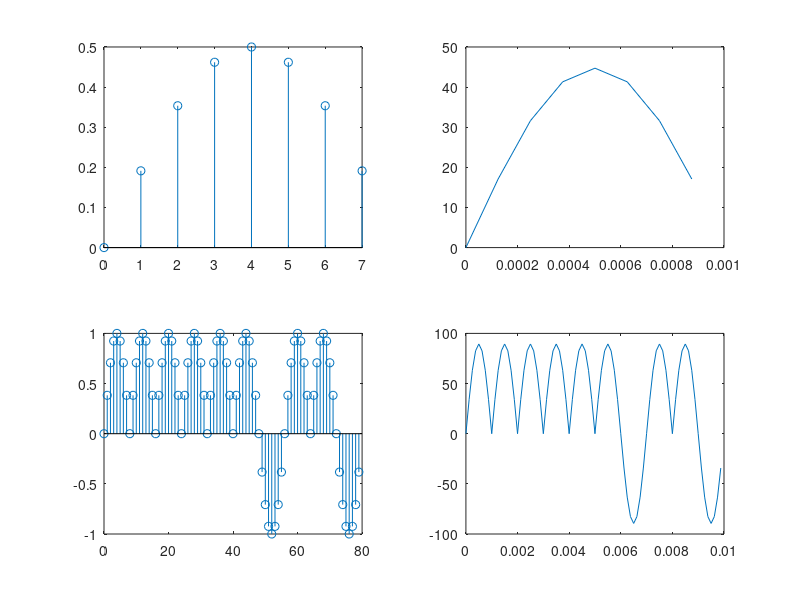

MATLAB code to generate this figure:
L=8;
N=10;
Tb=1e-3;
sn=ones(1,L);
sn=sn/sqrt(sum(sn.*sn));
A=(randi([0,1],1,N)-0.5)*4;
tn=[0:L-1];
%figure(1)
subplot(2,2,1);
stem(tn,sn)

Tm=Tb/L;
st=sn/sqrt(Tm);
%figure(2)
tt=[0:L-1]*Tm;
subplot(2,2,2);
plot(tt,st)
%close all

xn=kron(A,sn);
%figure(3)
subplot(2,2,3);
stem([0:N*L-1],xn)

xt=kron(A,st);
%figure(4)
subplot(2,2,4);
plot([0:N*L-1]*Tm,xt)

close all

Exn=sum(xn.*xn); %=xn*xn'
Ext=sum(xt.*xt)*Tm;

Pxn=xn.*xn;
Pxt=xt.*xt;

%Punto 5
%
%
sn= sin(2*pi/(2*Tb)*[0:L-1]*Tm);   %Supuestamente lo demas es igual
sn=sn/sqrt(sum(sn.*sn));
tn=[0:L-1];
subplot(2,2,1);
stem(tn,sn)

st=sn/sqrt(Tm);
tt=[0:L-1]*Tm;
subplot(2,2,2);
plot(tt,st)

xn=kron(A,sn); %se puede usar porque el pulso no se extiende mas alla de Tb
subplot(2,2,3);
stem([0:N*L-1],xn)

xt=kron(A,st);
subplot(2,2,4);
plot([0:N*L-1]*Tm,xt)

%close all

Exn=sum(xn.*xn); %=xn*xn'
Ext=sum(xt.*xt)*Tm;

Pxn=xn.*xn;
Pxt=xt.*xt;